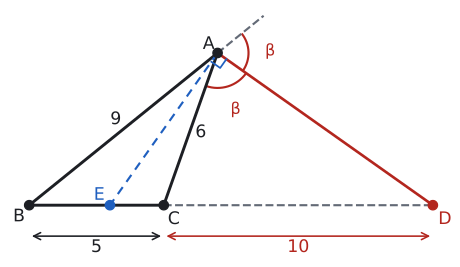

Here is the Python script that generated this plot:
import sys; sys.path.insert(0, "tools")
from cizim import *

def uz(P, Q): return round(float(np.linalg.norm(np.asarray(P) - np.asarray(Q))), 3)
def ucgen(a, b, c):
    """|BC|=a, |CA|=b, |AB|=c. B orijinde, C x ekseninde."""
    x = (c**2 - b**2 + a**2) / (2 * a)
    return np.array([x, np.sqrt(c**2 - x**2)]), np.array([0.0, 0.0]), np.array([float(a), 0.0])
def kenar(ax, P, Q, metin, G, d=0.45, renk=YAZI, fs=13):
    P, Q = np.asarray(P, float), np.asarray(Q, float); M = (P + Q) / 2
    u = (Q - P) / np.linalg.norm(Q - P); v = np.array([-u[1], u[0]])
    if np.dot(v, M - np.asarray(G)) < 0: v = -v
    ax.text(*(M + d * v), metin, ha="center", va="center", color=renk, fontsize=fs)
def dik_ayak(P, Q, R):
    """R noktasından PQ doğrusuna inen dikmenin ayağı."""
    u = (Q - P) / np.linalg.norm(Q - P); return P + np.dot(R - P, u) * u

def dik(ax, K, P, Q, s=0.3, renk=SOLUK):
    """K köşesinde KP ile KQ arasındaki dik açı işareti."""
    u = (P - K) / np.linalg.norm(P - K) * s; v = (Q - K) / np.linalg.norm(Q - K) * s
    ax.plot(*zip(K + u, K + u + v, K + v), color=renk, lw=1.3)
def aci_olc(K, P, Q):
    u, v = P - K, Q - K
    return round(float(np.degrees(np.arccos(np.dot(u, v) / np.linalg.norm(u) / np.linalg.norm(v)))), 3)

# |AB|=9, |AC|=6, |BC|=5. A'daki dış açıortay BC uzantısını D'de keser: |DC|=10, |DB|=15.
# [AE] iç açıortay: |BE|=3, |EC|=2. m(EAD)=90.
A, B, C = ucgen(5, 6, 9)
D = np.array([15.0, 0.0]); E = np.array([3.0, 0.0])
P = A + 2.2 * (A - B) / np.linalg.norm(A - B)
print("AB", uz(A, B), "AC", uz(A, C), "DC", uz(D, C), "DB", uz(D, B), "PAD", aci_olc(A, P, D), "DAC", aci_olc(A, D, C), "EAD", aci_olc(A, E, D))
Gm = (A + B + C) / 3

fig, ax = sekil(6, 3.4)
ax.set_aspect("equal"); ax.axis("off")
ax.plot(*zip(A, B, C, A), color=YAZI)
ax.plot(*zip(C, D), color=SOLUK, lw=1.6, ls="--")
ax.plot(*zip(A, P), color=SOLUK, lw=1.6, ls="--")
ax.plot(*zip(A, D), color=KIRMIZI, lw=2)
ax.plot(*zip(A, E), color=MAVI, lw=1.6, ls=(0, (4, 3)))
aci(ax, A, P, D, r=1.15, ad="β", renk=KIRMIZI); aci(ax, A, D, C, r=1.3, ad="β", renk=KIRMIZI)
dik(ax, A, E, D, s=0.4, renk=MAVI)
nokta(ax, *A, "A", dx=-0.55, dy=0.15); nokta(ax, *B, "B", dx=-0.6, dy=-0.6); nokta(ax, *C, "C", dx=0.15, dy=-0.7)
nokta(ax, *D, "D", dx=0.2, dy=-0.7, renk=KIRMIZI); nokta(ax, *E, "E", dx=-0.6, dy=0.2, renk=MAVI)
kenar(ax, A, B, "9", Gm, d=0.45); kenar(ax, A, C, "6", Gm, d=0.4)
for x0, x1, m, r in ((0, 5, "5", YAZI), (5, 15, "10", KIRMIZI)):
    ax.annotate("", xy=(x1, -1.15), xytext=(x0, -1.15), arrowprops=dict(arrowstyle="<->", color=r, lw=1.2))
    ax.text((x0 + x1) / 2, -1.25, m, ha="center", va="top", fontsize=13, color=r)
ax.set_xlim(-0.8, 15.6); ax.set_ylim(-2.0, P[1] + 0.3)
kaydet(fig, __file__)
